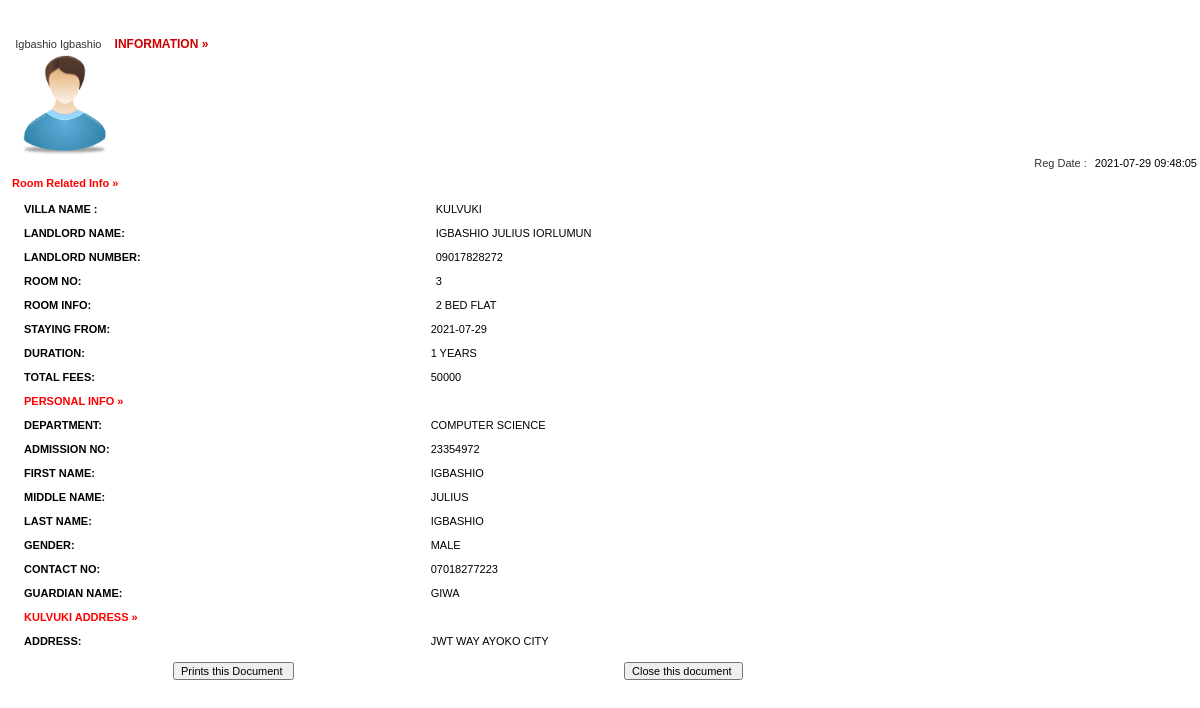
Screenshot of /full-profile.php?id=6 with the database file from the repository.
### tables this page shows
CREATE TABLE `registration` (
  `id` int(11) NOT NULL,
  `student_id` int(11) NOT NULL,
  `villa_id` int(11) NOT NULL,
  `admission_no` varchar(250) NOT NULL,
  `program` varchar(100) NOT NULL,
  `department` varchar(250) NOT NULL,
  `level` varchar(250) NOT NULL,
  `firstname` varchar(250) NOT NULL,
  `middlename` varchar(250) NOT NULL,
  `lastname` varchar(250) NOT NULL,
  `gender` varchar(250) NOT NULL,
  `img` text NOT NULL,
  `contactno` varchar(250) NOT NULL,
  `gname` varchar(250) NOT NULL,
  `villa` varchar(250) NOT NULL,
  `villa_address` text NOT NULL,
  `roomno` int(11) NOT NULL,
  `stayfrom` date NOT NULL,
  `need_roomate` varchar(250) NOT NULL,
  `room_details` text NOT NULL,
  `amount` varchar(250) NOT NULL,
  `status` varchar(250) NOT NULL,
  `reg_date` datetime NOT NULL DEFAULT CURRENT_TIMESTAMP
);

CREATE TABLE `houses` (
  `houseid` int(11) NOT NULL,
  `aid` int(11) NOT NULL,
  `villa_name` varchar(50) NOT NULL,
  `villa_for` tinytext NOT NULL,
  `villa_address` tinytext NOT NULL,
  `image` tinytext NOT NULL
);

### full-profile.php (the view, shortened to what this page needs)
<?php
$con = mysqli_connect(DB_SERVER, DB_USER, DB_PASS, DB_NAME);
?>
<!DOCTYPE html PUBLIC "-//W3C//DTD XHTML 1.0 Transitional//EN" "http://www.w3.org/TR/xhtml1/DTD/xhtml1-transitional.dtd">
<html xmlns="http://www.w3.org/1999/xhtml">
    <head>
        <link href="style.css" rel="stylesheet" type="text/css" />
        <link href="hostel.css" rel="stylesheet" type="text/css">
    </head>
    <body>
        <table width="100%" border="0">
            <?php
            $id = $_GET['id'];
            $ret = "SELECT * FROM registration where student_id =?";
            $stmt = $con->prepare($ret);
            $stmt->bind_param('i', $id);
            $stmt->execute();
            $res = $stmt->get_result();
            while ($ros = $res->fetch_object()) {
                ?>
                <tr>
                    <td colspan="2" align="center" class="font1">&nbsp;</td>
                </tr>
                <tr>
                    <td colspan="2" align="center" class="font1">&nbsp;</td>
                </tr>
                <tr>
                    <td colspan="2"  class="font">&nbsp;&nbsp;&nbsp;&nbsp;<?php echo ucfirst($ros->firstname); ?> <?php echo ucfirst($ros->lastname); ?> <span class="font1"> information &raquo;</span> </td>
                </tr>
                <tr>
                    <td colspan="2"  class="font"> &nbsp;&nbsp;&nbsp;&nbsp;<img src="./user_images/<?php echo $ros->img; ?>" height="100" width="100">&nbsp;&nbsp;&nbsp;&nbsp;&nbsp;&nbsp;&nbsp;&nbsp;&nbsp;&nbsp;&nbsp;&nbsp;
                            <div align="right">Reg Date : <span class="comb-value"><?php echo $ros->reg_date; ?></span></div></td>
                </tr>
                <tr>
                    <td colspan="2"  class="heading" style="color: red;">Room Related Info &raquo; </td>
                </tr>
                <tr>
                    <td colspan="2"  class="font1"><table width="100%" border="0">
                            <tr>
                                <td width="32%" valign="top" class="heading">Villa name : </td>
                                <?php
                                $landl_id = $ros->villa_id;
                                $ret = "select h.villa_name,h.villa_address,h.image,a.username,a.contactNo from houses h "
                                        . "JOIN admin a ON a.id=h.aid where h.houseid=?";
                                $stmt = $con->prepare($ret);
                                $stmt->bind_param('i', $landl_id);
                                $stmt->execute();
                                $res = $stmt->get_result();
                                $row = $res->fetch_object();
                                $landl_name = $row->username;
                                $landl_no = $row->contactNo;
                                $villa_name = $row->villa_name;
                                $villa_address = $row->villa_address;
                                ?>
                                <td class="comb-value1"><span class="comb-value"><?php echo $villa_name; ?></span></td>
                            </tr>
                            <tr>
                                <td width="35%" valign="top" class="heading">Landlord name: </td>
                                <td class="comb-value1"><span class="comb-value"><?php echo $landl_name; ?></span></td>
                            </tr>
                            <tr>
                                <td width="32%" valign="top" class="heading">Landlord number: </td>
                                <td class="comb-value1"><span class="comb-value"><?php echo $landl_no; ?></span></td>
                            </tr>
                            <tr>
                                <td width="32%" valign="top" class="heading">Room no: </td>
                                <td class="comb-value1"><span class="comb-value"><?php echo $ros->roomno; ?></span></td>
                            </tr>
                            <tr>
                                <td width="32%" valign="top" class="heading">Room info: </td>
                                <td class="comb-value1"><span class="comb-value"><?php echo $ros->room_details; ?></span></td>
                            </tr>
                            <tr>
                                <td width="32%" valign="top" class="heading">Staying From: </td>
                                <td class="comb-value1"><?php echo $ros->stayfrom; ?></td>
                            </tr>
                            <tr>
                                <td width="32%" valign="top" class="heading">Duration: </td>
                                <td class="comb-value1">1 years</td>
                            </tr>
                            <tr>
                                <td width="32%" valign="top" class="heading">Total Fees: </td>
                                <td class="comb-value1">
                                    <?php echo $ros->amount; ?>
                                </td>
                            </tr>
                            <tr>
                                <td colspan="2" align="left"  class="heading" style="color: red;">Personal Info &raquo; </td>
                            </tr>
                            <tr>
                                <td width="12%" valign="top" class="heading">Department: </td>
                                <td class="comb-value1"><?php echo $ros->department; ?></td>
                            </tr>
                            <tr>
                                <td width="12%" valign="top" class="heading">Admission No: </td>
                                <td class="comb-value1"><?php echo $ros->admission_no; ?></td>
                            </tr>
                            <tr>
                                <td width="12%" valign="top" class="heading">First Name: </td>
                                <td class="comb-value1"><?php echo $ros->firstname; ?></td>
                            </tr>
                            <tr>
                                <td width="12%" valign="top" class="heading">Middle name: </td>
                                <td class="comb-value1"><?php echo $ros->middlename; ?></td>
                            </tr>
                            <tr>
                                <td width="12%" valign="top" class="heading">Last name: </td>
                                <td class="comb-value1"><?php echo $ros->lastname; ?></td>
                            </tr>
                            <tr>
                                <td width="12%" valign="top" class="heading">Gender: </td>
                                <td class="comb-value1"><?php echo $ros->gender; ?></td>
                            </tr>
                            <tr>
                                <td width="12%" valign="top" class="heading">Contact No: </td>
                                <td class="comb-value1"><?php echo $ros->contactno; ?></td>
                            </tr>
                            <tr>
                                <td width="12%" valign="top" class="heading">Guardian Name: </td>
                                <td class="comb-value1"><?php echo $ros->gname; ?></td>
                            </tr>
                            <tr>
                                <td colspan="2"  class="heading" style="color: red;"><?php echo $villa_name; ?> Address  &raquo; </td>
                            </tr>
                            <tr>
                                <td width="12%" valign="top" class="heading">Address: </td>
                                <td class="comb-value1"><?php echo $villa_address; ?></td>
                            </tr>
                        <?php } ?>
                    </table></td>
            </tr>
        </table></td>
        <tr>
            <td colspan="2" align="right" ><form id="form1" name="form1" method="post" action="">
                    <table width="100%" border="0" cellpadding="0" cellspacing="0">
                        <tr>
                            <td width="14%">&nbsp;</td>
                            <td width="35%" class="comb-value"><label>
                                    <input name="Submit" type="submit" class="txtbox4" value="Prints this Document " onClick="return f3();" />
                                </label></td>
                            <td width="3%">&nbsp;</td>
                            <td width="26%"><label>
                                    <input name="Submit2" type="submit" class="txtbox4" value="Close this document " onClick="return f2();"  />
                                </label></td>
                            <td width="8%">&nbsp;</td>
                            <td width="14%">&nbsp;</td>
                        </tr>
                    </table>
                </form>    </td>
        </tr>
    </body>
</html>

### admin/css/style.css (style rules this page uses)
html { font-size: 14px; }
@media only screen and (min-width: 480px) { html { font-size: 17px; } }
@media only screen and (min-width: 768px) { html { font-size: 14px; } }
body { font-size: 1em; }

### hostel.css (style rules this page uses)
body { margin-left: 0px; margin-top: 0px; margin-right: 0px; margin-bottom: 0px;font:11px Verdana,Arial; }
.heading { font-family: Verdana, Arial, Helvetica, sans-serif; font-size: 11px; font-weight: bold; color:#000000; padding-bottom:5px; padding-top:5px; padding-left:10px; text-decoration: none; }
.comb-value { font-family: Arial, Helvetica, sans-serif; font-size: 11px; color: #000000; text-decoration: none; padding-bottom:5px; padding-left:5px; padding-top:5px; }
.font1 { font-family:Verdana, Arial, Helvetica, sans-serif; font-size:12px; font-weight:800; color:#CC0000; text-transform:uppercase; padding-left:10px; padding-top:0px; }
.txtbox4 { font-family: Arial, Helvetica, sans-serif; font-size: 11px; color: #000000; }
.comb-value1 { font-family: Arial, Helvetica, sans-serif; font-size: 11px; color: #000000; text-decoration: none; padding-bottom:2px; padding-left:2px; padding-top:2px; }
.font { font-family:Verdana, Arial, Helvetica, sans-serif; font-size:11px; color:#333333; text-decoration:none; }

### rows the page displays
registration: firstname "Igbashio", lastname "Igbashio", img (picture), reg_date "2021-07-29 09:48:05", houses.villa_name "KULVUKI", admin.username "IGBASHIO JULIUS IORLUMUN", admin.contactNo "09017828272", roomno "3", room_details "2 BED FLAT", stayfrom "2021-07-29", amount "50000", department "COMPUTER SCIENCE", admission_no "23354972", firstname "IGBASHIO", middlename "JULIUS", lastname "IGBASHIO", gender "MALE", contactno "07018277223", gname "GIWA", houses.villa_address "JWT WAY AYOKO CITY"
